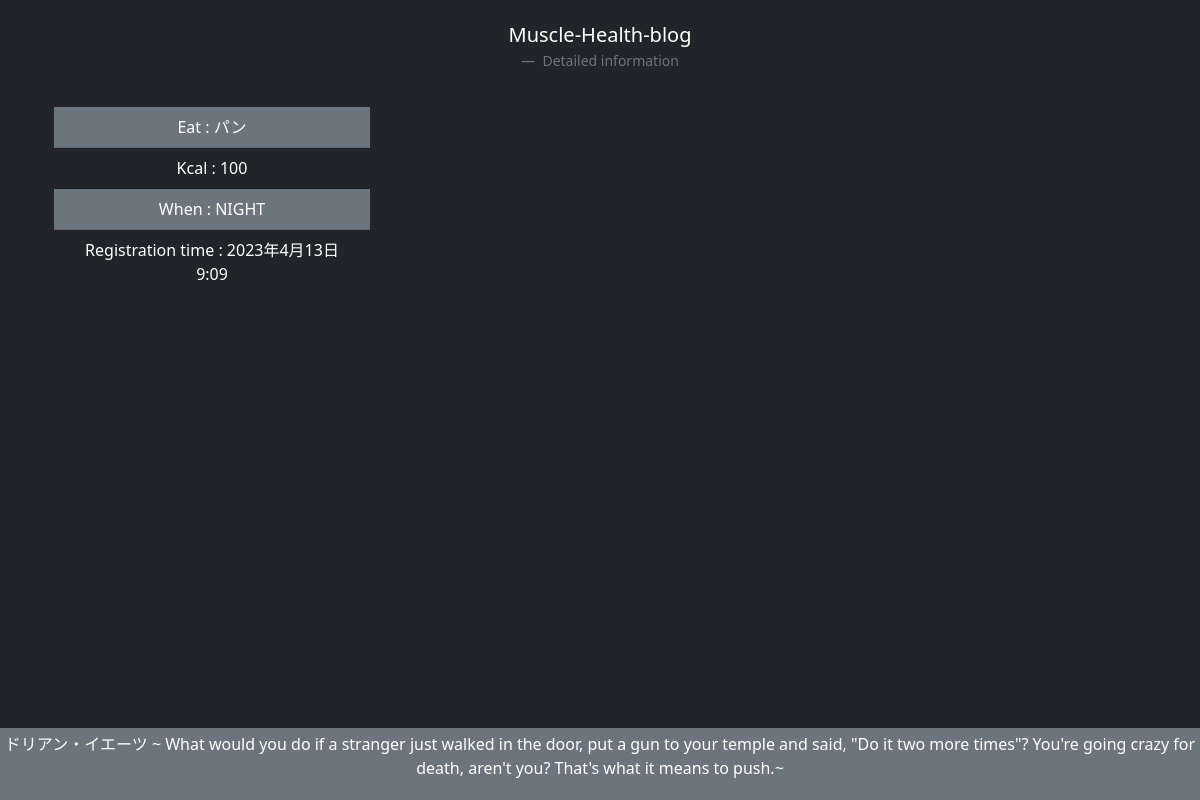
The app's page /detail/224 with its own data.
### karo/models.py (models this page shows, shortened)
class KaroModel(models.Model):
    eat = models.CharField(max_length=20)
    kcol = models.IntegerField(null=True, blank=True, default=0)
    daycolor = models.CharField(
        max_length=10,
        choices = CHOICE,
        default = "secondary"
        )
    date = models.DateTimeField(default=timezone.now())
    goleKcol = models.IntegerField(default=0)

### karo/views.py (the view)
# urls.py: path("detail/<int:pk>", KaroDetail.as_view(), name="detail"),
class KaroDetail(DetailView):
    template_name="detail.html"
    model = KaroModel

### templates/detail.html (shortened to what this page needs)
{% extends 'base.html' %}
{% load mathfilters %}
{% block header %}
<div class="text-white sticky-top w-100 p-1  mb-3 bg-dark">
  <figure class="text-center">
    <blockquote class="blockquote mb-3">
      <p>
        Muscle-Health-blog</p>
    </blockquote>
    <figcaption class="blockquote-footer mb-3">
      Detailed information
    </figcaption>
  </figure>
  </div>
{% endblock %}
{% block sidebar %}
<div class="container bg-dark">
<ul class="list-group list-group-flush ">
  <li class="list-group-item bg-secondary text-white text-center">Eat : {{object.eat}}</li>
  <li class="list-group-item bg-dark text-white text-center">Kcal : {{object.kcol}}</li>
  <li class="list-group-item bg-secondary text-white text-center">When : {{object.get_daycolor_display}}</li>
  <li class="list-group-item bg-dark text-white text-center">Registration time : {{object.date}}</li>
</ul>
</div>
{% endblock %}
{% block footer %}
<div class=" fixed-bottom text-white text-center  bg-secondary">
	<div class="row ">
		<div class="col-12">
      <p class="p-1">	ドリアン・イエーツ ~
        What would you do if a stranger just walked in the door, put a gun to your temple and said, "Do it two more times"? You're going crazy for death, aren't you? That's what it means to push.~</p>
    </div>
	</div>
</div>
{% endblock %}

### records on screen
KaroModel: eat "パン", kcol "100", daycolor "NIGHT", date "2023年4月13日9:09"
